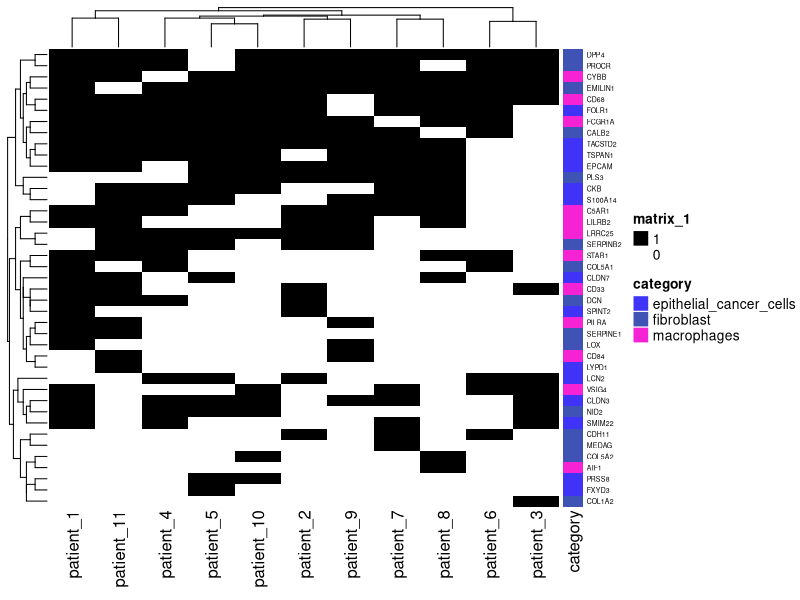
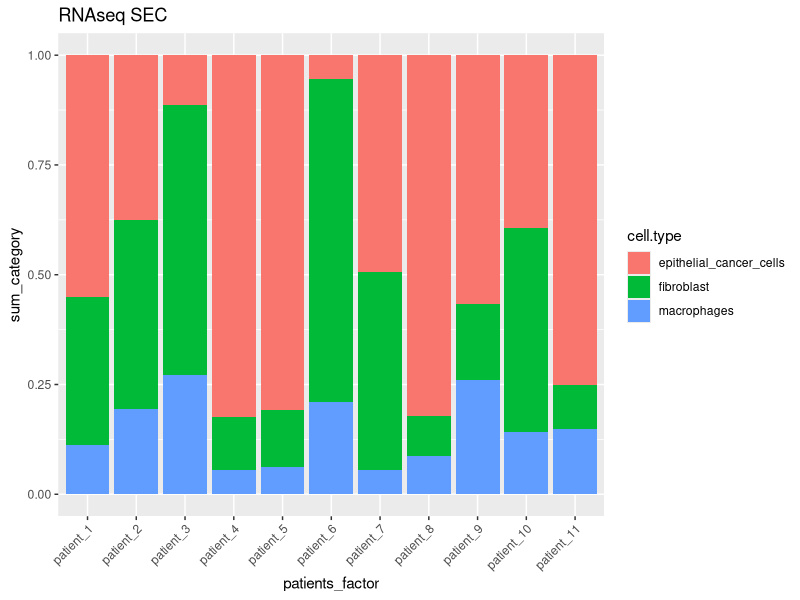
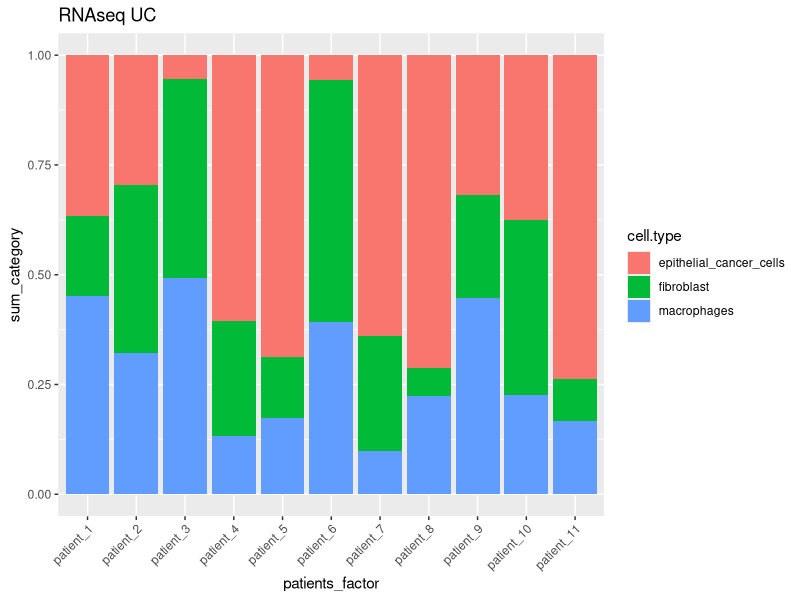

Recreate these plots in R, in order.
################################################################################
##################### COMPARISON WITH IZAR II. #################################
################################################################################

# Libraries required:
library(here)
library(dplyr)
library(ComplexHeatmap)
library(tibble)
library(tidyr)
library(ggplot2)

# Create output directory
dir.create(here('outputs', '11_RNAseq-comparison_II'))

# Load the data:
RNAseq_markers <- read.csv(here('outputs', '02_data-cleaning', 'updated_Izar_cell_markers_updated_cropped.csv'))
RNAseq_markers$X <- NULL
RNAseq_markers$cell.type[RNAseq_markers$cell.type == "CAFs"] <- "fibroblast"
patients <- read.csv(here('outputs', '06_methods-intersection', '06_upsetplot_background-table.csv')) # 2418 proteins present in >=1 S&U
patients$X <- NULL
data.filtered <- read.csv(here('outputs', '05_filter-out-B-samples', '05_data_filtered-out-B-samples.csv'))

# Plot binary heatmap for Izar markers present in our data
RNAseq_subset_binary <- left_join(patients, RNAseq_markers, by = c("value" = "Suggested.Symbol"))
RNAseq_subset_binary <- na.omit(RNAseq_subset_binary)

RNAseq_subset_binary_mat <- as.matrix(RNAseq_subset_binary[, 2:12])
rownames(RNAseq_subset_binary_mat) <-RNAseq_subset_binary$value

category <- factor(RNAseq_subset_binary$cell.type)

row_ha <- rowAnnotation(category = category)

svg(here('outputs', '11_RNAseq-comparison_II', '11_RNAseq_heatmap-binary.svg'))
#pdf(here('outputs', '11_RNAseq-comparison_II', '11_RNAseq-heatmap-binary.pdf'))
Heatmap(RNAseq_subset_binary_mat,  col = c("white", "black"),
        right_annotation = row_ha,
        row_names_gp = gpar(fontsize = 5))
dev.off()

# SEC barplots
SEC1 <- RNAseq_subset_binary_mat
SEC2 <- data.filtered[data.filtered$Suggested.Symbol %in% rownames(RNAseq_subset_binary_mat), ]

SEC2 <- SEC2 %>% select(-starts_with("U"), -X, -name, -ID)
rownames(SEC2) <- SEC2$Suggested.Symbol
SEC2$Suggested.Symbol <- NULL

SEC1 <- SEC1[order(row.names(SEC1)), ]
SEC2 <- SEC2[order(row.names(SEC2)), ]

SEC_final <- SEC1

for (i in 1:nrow(SEC_final)) {
  for (j in 1: ncol(SEC_final)){
    if (SEC_final[i,j] == 1) {
      SEC_final[i,j] <- SEC2[i,j]
    }
  }
}

SEC_long <- as.data.frame(SEC_final)
SEC_long <- left_join(rownames_to_column(SEC_long), RNAseq_subset_binary %>% select(value, cell.type), by = c("rowname" = "value"))
SEC_long <- pivot_longer(SEC_long, cols = patient_1:patient_11, names_to = 'patient', values_to = 'intensity')

svg(here('outputs', '11_RNAseq-comparison_II', '11_RNAseq_heatmap-SEC.svg'))
#pdf(here('outputs', '11_RNAseq-comparison_II', '11_RNAseq-heatmap-SEC.pdf'))
SEC_long %>%
  group_by(patient) %>%
  mutate(intensity_norm = intensity/sum(intensity)) %>%
  group_by(patient, cell.type) %>%
  summarise(sum_category = sum(intensity_norm)) %>%
  mutate(patients_factor = factor(patient, levels = c("patient_1", "patient_2", "patient_3", "patient_4",
                                                      "patient_5", "patient_6", "patient_7", "patient_8",
                                                      "patient_9", "patient_10", "patient_11"))) %>%
  ggplot(., aes(x = patients_factor, y = sum_category, fill = cell.type))+
  geom_bar(stat = "identity")  +
  theme(axis.text.x = element_text(angle = 45,  hjust=1))+
  labs(title = "RNAseq SEC")
dev.off()

# UC barplots

UC1 <- RNAseq_subset_binary_mat
UC2 <- data.filtered[data.filtered$Suggested.Symbol %in% rownames(RNAseq_subset_binary_mat), ]

UC2 <- UC2 %>% select(-c(S1, S2, S3, S4, S5, S6, S7, S8, S9, S10, S11), -X, -name, -ID)
rownames(UC2) <- UC2$Suggested.Symbol
UC2$Suggested.Symbol <- NULL

UC1 <- UC1[order(row.names(UC1)), ]
UC2 <- UC2[order(row.names(UC2)), ]

UC_final <- UC1

for (i in 1:nrow(UC_final)) {
  for (j in 1: ncol(UC_final)){
    if (UC_final[i,j] == 1) {
      UC_final[i,j] <- UC2[i,j]
    }
  }
}

UC_long <- as.data.frame(UC_final)
UC_long <- left_join(rownames_to_column(UC_long), RNAseq_subset_binary %>% select(value, cell.type), by = c("rowname" = "value"))
UC_long <- pivot_longer(UC_long, cols = patient_1:patient_11, names_to = 'patient', values_to = 'intensity')

svg(here('outputs', '11_RNAseq-comparison_II', '11_RNAseq_heatmap-UC.svg'))
pdf(here('outputs', '11_RNAseq-comparison_II', '11_RNAseq-heatmap-UC.pdf'))
UC_long %>%
  group_by(patient) %>%
  mutate(intensity_norm = intensity/sum(intensity)) %>%
  group_by(patient, cell.type) %>%
  summarise(sum_category = sum(intensity_norm)) %>%
  mutate(patients_factor = factor(patient, levels = c("patient_1", "patient_2", "patient_3", "patient_4",
                                                      "patient_5", "patient_6", "patient_7", "patient_8",
                                                      "patient_9", "patient_10", "patient_11"))) %>%
  ggplot(., aes(x = patients_factor, y = sum_category, fill = cell.type))+
  geom_bar(stat = "identity")  +
  theme(axis.text.x = element_text(angle = 45,  hjust=1))+
  labs(title = "RNAseq UC")
dev.off()


# Create tables with percentages

SEC.df <- SEC_long %>%
  group_by(patient) %>%
  mutate(intensity_norm = intensity/sum(intensity)*100) %>%
  group_by(patient, cell.type) %>%
  summarise(sum_category = sum(intensity_norm)) %>%
  pivot_wider(names_from = "patient", values_from = "sum_category")

write.csv(SEC.df, here('outputs', '11_RNAseq-comparison_II', '11_RNAseq_heatmap-SEC_percent-table.csv'))

UC.df <- UC_long %>%
  group_by(patient) %>%
  mutate(intensity_norm = intensity/sum(intensity)*100) %>%
  group_by(patient, cell.type) %>%
  summarise(sum_category = sum(intensity_norm)) %>%
  pivot_wider(names_from = "patient", values_from = "sum_category")

write.csv(UC.df, here('outputs', '11_RNAseq-comparison_II', '11_RNAseq_heatmap-UC_percent-table.csv'))
